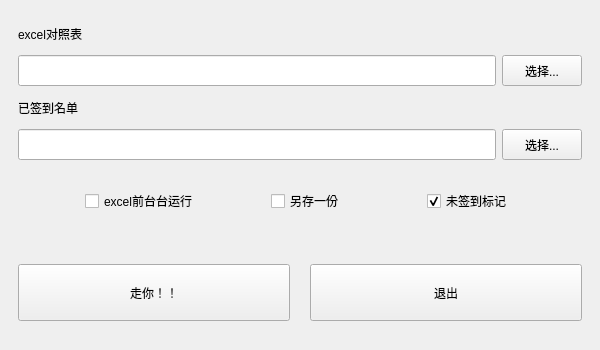
<?xml version="1.0" encoding="UTF-8"?>
<ui version="4.0">
 <class>MainWindow</class>
 <widget class="QMainWindow" name="MainWindow">
  <property name="geometry">
   <rect>
    <x>0</x>
    <y>0</y>
    <width>600</width>
    <height>350</height>
   </rect>
  </property>
  <property name="sizePolicy">
   <sizepolicy hsizetype="Fixed" vsizetype="Fixed">
    <horstretch>0</horstretch>
    <verstretch>0</verstretch>
   </sizepolicy>
  </property>
  <property name="maximumSize">
   <size>
    <width>800</width>
    <height>460</height>
   </size>
  </property>
  <property name="windowTitle">
   <string>MainWindow</string>
  </property>
  <widget class="QWidget" name="centralwidget">
   <layout class="QVBoxLayout" name="verticalLayout" stretch="3,1,2">
    <item>
     <widget class="QWidget" name="widget" native="true">
      <layout class="QGridLayout" name="gridLayout">
       <item row="1" column="1">
        <widget class="QPushButton" name="pushButton_excel">
         <property name="sizePolicy">
          <sizepolicy hsizetype="Minimum" vsizetype="Minimum">
           <horstretch>0</horstretch>
           <verstretch>0</verstretch>
          </sizepolicy>
         </property>
         <property name="text">
          <string>选择...</string>
         </property>
        </widget>
       </item>
       <item row="3" column="0">
        <widget class="QLineEdit" name="lineEdit_txt">
         <property name="sizePolicy">
          <sizepolicy hsizetype="Expanding" vsizetype="Minimum">
           <horstretch>0</horstretch>
           <verstretch>0</verstretch>
          </sizepolicy>
         </property>
         <property name="readOnly">
          <bool>true</bool>
         </property>
        </widget>
       </item>
       <item row="1" column="0">
        <widget class="QLineEdit" name="lineEdit_excel">
         <property name="sizePolicy">
          <sizepolicy hsizetype="Expanding" vsizetype="Minimum">
           <horstretch>0</horstretch>
           <verstretch>0</verstretch>
          </sizepolicy>
         </property>
         <property name="readOnly">
          <bool>true</bool>
         </property>
        </widget>
       </item>
       <item row="0" column="0">
        <widget class="QLabel" name="label">
         <property name="text">
          <string>excel对照表</string>
         </property>
        </widget>
       </item>
       <item row="3" column="1">
        <widget class="QPushButton" name="pushButton_txt">
         <property name="sizePolicy">
          <sizepolicy hsizetype="Minimum" vsizetype="Minimum">
           <horstretch>0</horstretch>
           <verstretch>0</verstretch>
          </sizepolicy>
         </property>
         <property name="text">
          <string>选择...</string>
         </property>
        </widget>
       </item>
       <item row="2" column="0">
        <widget class="QLabel" name="label_2">
         <property name="text">
          <string>已签到名单</string>
         </property>
        </widget>
       </item>
      </layout>
     </widget>
    </item>
    <item>
     <widget class="QWidget" name="widget_2" native="true">
      <layout class="QHBoxLayout" name="horizontalLayout">
       <property name="leftMargin">
        <number>9</number>
       </property>
       <property name="rightMargin">
        <number>9</number>
       </property>
       <item>
        <widget class="QCheckBox" name="checkBox_runFrontend">
         <property name="sizePolicy">
          <sizepolicy hsizetype="Maximum" vsizetype="Fixed">
           <horstretch>0</horstretch>
           <verstretch>0</verstretch>
          </sizepolicy>
         </property>
         <property name="text">
          <string>excel前台台运行</string>
         </property>
         <property name="checked">
          <bool>false</bool>
         </property>
        </widget>
       </item>
       <item>
        <widget class="QCheckBox" name="checkBox_saveAs">
         <property name="sizePolicy">
          <sizepolicy hsizetype="Maximum" vsizetype="Fixed">
           <horstretch>0</horstretch>
           <verstretch>0</verstretch>
          </sizepolicy>
         </property>
         <property name="text">
          <string>另存一份   </string>
         </property>
        </widget>
       </item>
       <item>
        <widget class="QCheckBox" name="checkBox_mark">
         <property name="sizePolicy">
          <sizepolicy hsizetype="Maximum" vsizetype="Fixed">
           <horstretch>0</horstretch>
           <verstretch>0</verstretch>
          </sizepolicy>
         </property>
         <property name="text">
          <string>未签到标记</string>
         </property>
         <property name="checked">
          <bool>true</bool>
         </property>
        </widget>
       </item>
      </layout>
     </widget>
    </item>
    <item>
     <widget class="QWidget" name="widget_3" native="true">
      <layout class="QHBoxLayout" name="horizontalLayout_2">
       <property name="spacing">
        <number>20</number>
       </property>
       <property name="topMargin">
        <number>30</number>
       </property>
       <property name="bottomMargin">
        <number>20</number>
       </property>
       <item>
        <widget class="QPushButton" name="pushButton_go">
         <property name="sizePolicy">
          <sizepolicy hsizetype="Minimum" vsizetype="Minimum">
           <horstretch>0</horstretch>
           <verstretch>0</verstretch>
          </sizepolicy>
         </property>
         <property name="text">
          <string>走你！！</string>
         </property>
        </widget>
       </item>
       <item>
        <widget class="QPushButton" name="pushButton_exit">
         <property name="sizePolicy">
          <sizepolicy hsizetype="Minimum" vsizetype="Minimum">
           <horstretch>0</horstretch>
           <verstretch>0</verstretch>
          </sizepolicy>
         </property>
         <property name="text">
          <string>退出</string>
         </property>
        </widget>
       </item>
      </layout>
     </widget>
    </item>
   </layout>
  </widget>
 </widget>
 <resources/>
 <connections/>
</ui>
